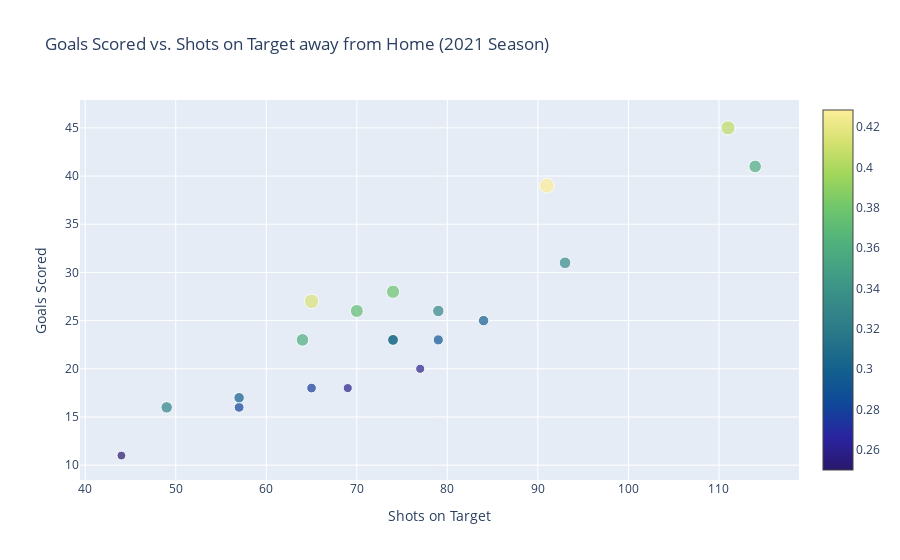

The cell this chart's notebook holds for it:
### Code cell
# Now we just adjust the parameters of the previous scatter plot to show away numbers in the 2021 season
away_21 = go.Scatter(x=away_shootin_stats_21['SoT'], y=away_shootin_stats_21['GF'], mode='markers',
                   text=away_shootin_stats_21.index.get_level_values('Team'),
                   marker={'size': 35 * away_shootin_stats_21['Efficiency'],
                           'color':away_shootin_stats_21['Efficiency'],'colorscale': 'haline', 'showscale':True})
                              #To have the points vary based on efficiency
# create a layout for the plot
away_layout_21 = go.Layout(title='Goals Scored vs. Shots on Target away from Home (2021 Season)',
                   xaxis={'title': 'Shots on Target'},
                   yaxis={'title': 'Goals Scored'})

# To show our plot
shot_AwayStats_21 = go.Figure(data=[away_21], layout=away_layout_21)
shot_AwayStats_21.show()
py.plot(shot_AwayStats_21, filename='ShotsvsGoals_Away_Stats_21.html', auto_open=False)

### Figure 1 — Plotly figure (JSON) as saved in the notebook; plotly's stock layout.template omitted (floating-point values rounded to 4 significant figures)
{"data": [{"marker": {"color": [0.3291, 0.3108, 0.3714, 0.2911, 0.3265, 0.4286, 0.3594, 0.2807, 0.3108, 0.3784, 0.4054, 0.3596, 0.2976, 0.2609, 0.25, 0.2597, 0.3333, 0.2982, 0.4154, 0.2769], "colorscale": [[0, "rgb(41, 24, 107)"], [0.09091, "rgb(42, 35, 160)"], [0.1818, "rgb(15, 71, 153)"], [0.2727, "rgb(18, 95, 142)"], [0.3636, "rgb(38, 116, 137)"], [0.4545, "rgb(53, 136, 136)"], [0.5455, "rgb(65, 157, 133)"], [0.6364, "rgb(81, 178, 124)"], [0.7273, "rgb(111, 198, 107)"], [0.8182, "rgb(160, 214, 91)"], [0.9091, "rgb(212, 225, 112)"], [1, "rgb(253, 238, 153)"]], "showscale": true, "size": [11.52, 10.88, 13, 10.19, 11.43, 15, 12.58, 9.825, 10.88, 13.24, 14.19, 12.59, 10.42, 9.13, 8.75, 9.091, 11.67, 10.44, 14.54, 9.692]}, "mode": "markers", "text": ["Arsenal", "Aston Villa", "Brentford", "Brighton and Hove Albion", "Burnley", "Chelsea", "Crystal Palace", "Everton", "Leeds United", "Leicester City", "Liverpool", "Manchester City", "Manchester United", "Newcastle United", "Norwich City", "Southampton", "Tottenham Hotspur", "Watford", "West Ham United", "Wolverhampton Wanderers"], "type": "scatter", "x": [79, 74, 70, 79, 49, 91, 64, 57, 74, 74, 111, 114, 84, 69, 44, 77, 93, 57, 65, 65], "y": [26, 23, 26, 23, 16, 39, 23, 16, 23, 28, 45, 41, 25, 18, 11, 20, 31, 17, 27, 18]}], "layout": {"title": {"text": "Goals Scored vs. Shots on Target away from Home (2021 Season)"}, "xaxis": {"title": {"text": "Shots on Target"}}, "yaxis": {"title": {"text": "Goals Scored"}}}}
